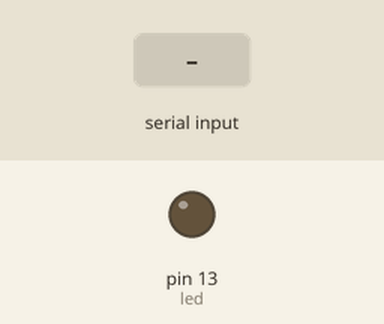
Bench run of a sketch on a simulated Arduino Uno, built with avr-gcc and run on an emulated ATmega328P. Shown: output pins drawn as LEDs (lit = HIGH). The inputs (shaded band) are chosen by the test bench.

Above: at 1.2 s.
1.3 s: "90,45\n" received over Serial
At 2.5 s:
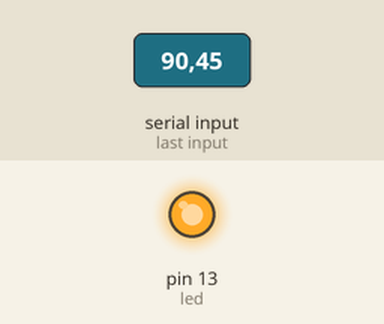
Timing chart, 0 to 4.3 s (numbered marks = the images above; inputs shaded):
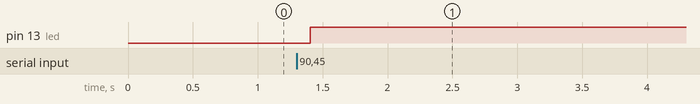

The sketch:

P_7_ControlLED.ino
```cpp
int led = 13;
void setup() {
Serial.begin(9600) ;
Serial.setTimeout(100);
//100 miliegundos leyendo la informacion
pinMode(led,OUTPUT);
}

//long val = 0

void loop() {
 if(Serial.available()>0){
    int v = Serial.readString().toInt();
    digitalWrite(led,v); // 1 0
 }
  delay(10);
}
```

Measured:
- after the input at 1.3 s, pin 13 (led): LOW → HIGH after 0.11 s
